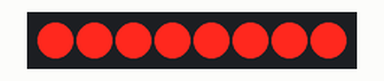
Bench run of a sketch on a simulated Arduino Uno, built with avr-gcc and run on an emulated ATmega328P. Shown: 8 shift-register outputs drawn as a row of LEDs (first output left, lit = HIGH). Wiring (inferred from the names in the program): shift register (74HC595): data pin 2; shift clock pin 4; latch pin 3. Wiring (inferred from the signals the program sends): row of LEDs: on Q0, Q1, Q2, Q3, Q4, Q5, Q6, Q7.

Above: at 0.1 s.
At 4.1 s:
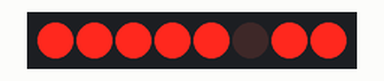
At 9.1 s:
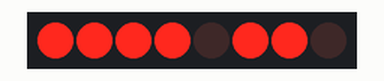
At 19.1 s:
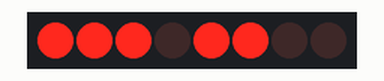
At 29.1 s:
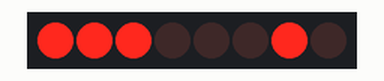
At 39.1 s:
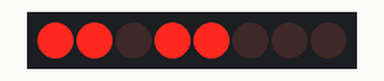
Timing chart, 0 to 40.0 s (numbered marks = the images above):
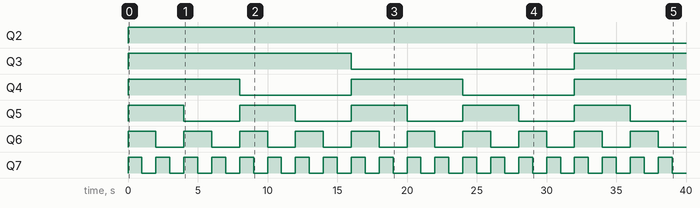

Measured:
- by itself, Q2: LOW → HIGH at 0.00 s, → LOW 32.0 s later
- by itself, Q3: LOW → HIGH at 0.00 s, → LOW 16.0 s later, → HIGH 16.0 s later
- by itself, Q4: alternates HIGH for 8.0 s and LOW for 8.0 s
- by itself, Q5: alternates HIGH for 4.0 s and LOW for 4.0 s
- by itself, Q6: alternates HIGH for 2.0 s and LOW for 2.0 s
- by itself, Q7: alternates HIGH for 1.0 s and LOW for 1.0 s

The sketch:

Shift_Register.ino
```cpp
int latchPin = 3;
int clockPin = 4;
int dataPin = 2;
//int pot = A7;

void setup() {
  // put your setup code here, to run once:
pinMode(latchPin, OUTPUT);
pinMode(clockPin, OUTPUT);
pinMode(dataPin, OUTPUT);
//pinMode(pot, INPUT);
//Serial.begin(9600);
}

void loop() {
  //float t = millis();
  for (int j = 0; j < 4450; j++) {
  //float a = analogRead(pot);
  //a /= 1023;
  //a *= 1000;
  //Serial.print(a);
digitalWrite(latchPin, LOW);
shiftOut(dataPin, clockPin,LSBFIRST, ~j);
 digitalWrite(latchPin, HIGH);
 delay(1000);

}
//float tl = millis();
//float trime = tl - t;
//Serial.print(trime);
//Serial.println("");
//delay(1000);
}
```
